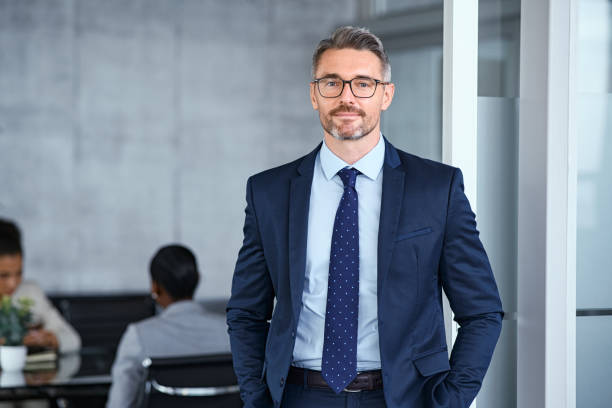
#> input picture images/sample.jpg, 612 x 408 px
$ python task6.py
#> lines starting #> are read from the running program, lines starting #| are printed output that depends on the picture
# Task 6: Interactive Edge Detector
# Instructions for the Intern:
# ● Use trackbars to control the min and max thresholds of Canny edge detection.
# ● Save a screenshot of your favorite output as tracked_canny.jpg.
# ● Briefly explain how threshold values affect the edge output.

import cv2

img = cv2.imread("images/sample.jpg", 0)
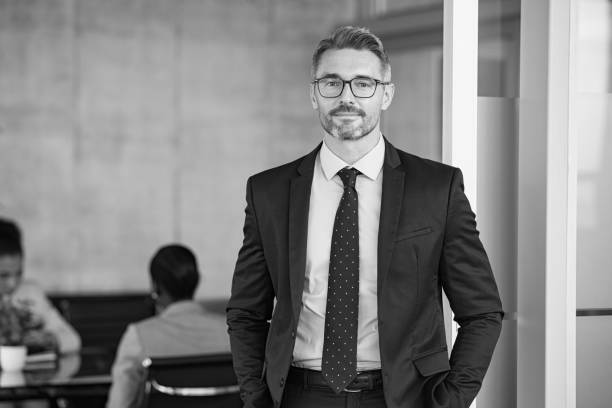
#> img: shape (408, 612); min 0, max 255, mean 131.2

def nothing(x):
    pass

cv2.namedWindow("Canny")
# Create trackbars for thresholds
cv2.createTrackbar("Min", "Canny", 0, 255, nothing)
cv2.createTrackbar("Max", "Canny", 0, 255, nothing)

while True:
    min_val = cv2.getTrackbarPos("Min", "Canny")
    max_val = cv2.getTrackbarPos("Max", "Canny")
    edges = cv2.Canny(img, min_val, max_val)
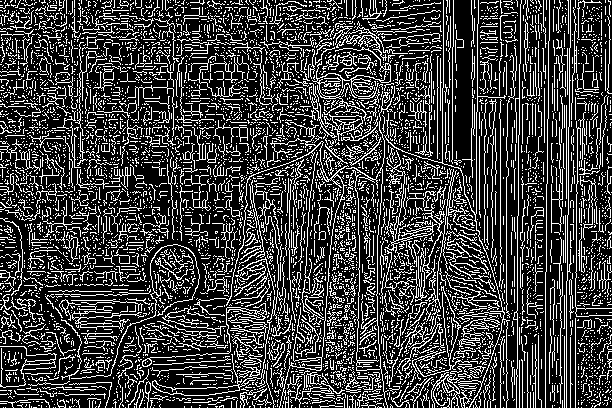
#> edges: shape (408, 612); 24.6% white in thin lines or dots
    cv2.imshow("Canny", edges)
    if cv2.waitKey(1) & 0xFF == ord('q'):  # ESC key
#> (key q is pressed here)
        cv2.imwrite("output_images/tracked_canny.jpg", edges)
        break

cv2.destroyAllWindows()


# ● Briefly explain how threshold values affect the edge output.
"""
The Canny edge detector uses two threshold values to identify edges in an image. The 'Min' threshold is the lower boundary for edge detection, while the 'Max' threshold is the upper boundary.
"""

$ run again, with images/documents.jpg copied over images/sample.jpg
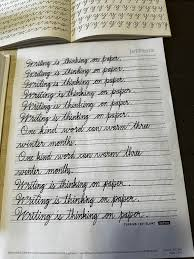
#> input picture images/documents.jpg, 194 x 259 px
#> `img = cv2.imread("images/sample.jpg", 0)`:
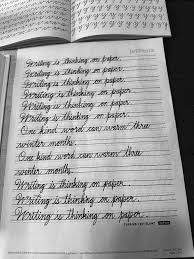
#> img: shape (259, 194); min 0, max 255, mean 158.7
#> `edges = cv2.Canny(img, min_val, max_val)`:
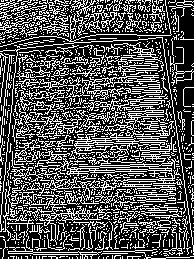
#> edges: shape (259, 194); 33.4% white in thin lines or dots
